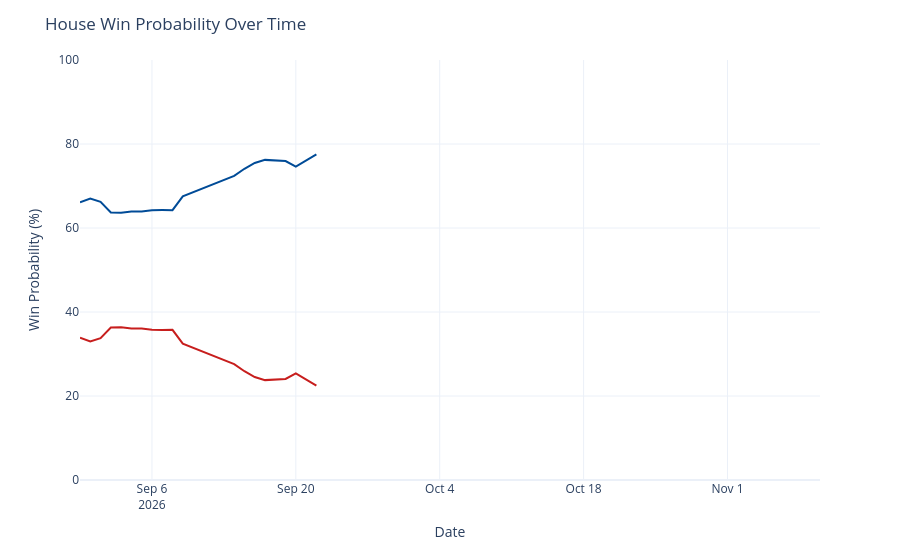

Notebook cell for this chart:
### Code cell
chance_over_time = output_ts[(output_ts['geo'] == 'US House') &
                             (output_ts['type'] == 'chance')]
chance_over_time['rep_chance'] = chance_over_time['y'].map(lambda x: 100 - x)
chance_over_time = chance_over_time.rename({'y': 'Democrats', 'rep_chance': 'Republicans'}, axis=1)
chance_time_ser = px.line(chance_over_time, x='date', y=['Democrats', 'Republicans'], template='plotly_white',
                         color_discrete_map={'Democrats': '#004b97', 'Republicans': '#c71e1d'},)
chance_time_ser.update_traces(hovertemplate="%{y:.1f}%")
chance_time_ser.update_layout(
    xaxis=dict(range=[pd.to_datetime('2026-08-30'), pd.to_datetime('2026-11-10')]),
    yaxis=dict(range=[0, 100]),
    xaxis_title='Date',
    yaxis_title='Win Probability (%)',
    title=dict(text="House Win Probability Over Time"),
    hovermode="x",
    showlegend=False
)
chance_time_ser

### Figure 1 — Plotly figure (JSON) as saved in the notebook; plotly's stock layout.template omitted (floating-point values rounded to 4 significant figures)
{"data": [{"hovertemplate": "%{y:.1f}%", "legendgroup": "Democrats", "line": {"color": "#004b97", "dash": "solid"}, "marker": {"symbol": "circle"}, "mode": "lines", "name": "Democrats", "orientation": "v", "showlegend": true, "type": "scatter", "x": ["2026-08-30", "2026-08-31", "2026-09-01", "2026-09-02", "2026-09-03", "2026-09-04", "2026-09-05", "2026-09-06", "2026-09-07", "2026-09-08", "2026-09-09", "2026-09-14", "2026-09-15", "2026-09-16", "2026-09-17", "2026-09-18", "2026-09-19", "2026-09-20", "2026-09-21", "2026-09-22"], "xaxis": "x", "y": [66.12, 67.02, 66.25, 63.69, 63.65, 63.91, 63.91, 64.23, 64.27, 64.25, 67.54, 72.39, 74.1, 75.49, 76.22, 76.08, 75.94, 74.59, 76.12, 77.51], "yaxis": "y"}, {"hovertemplate": "%{y:.1f}%", "legendgroup": "Republicans", "line": {"color": "#c71e1d", "dash": "solid"}, "marker": {"symbol": "circle"}, "mode": "lines", "name": "Republicans", "orientation": "v", "showlegend": true, "type": "scatter", "x": ["2026-08-30", "2026-08-31", "2026-09-01", "2026-09-02", "2026-09-03", "2026-09-04", "2026-09-05", "2026-09-06", "2026-09-07", "2026-09-08", "2026-09-09", "2026-09-14", "2026-09-15", "2026-09-16", "2026-09-17", "2026-09-18", "2026-09-19", "2026-09-20", "2026-09-21", "2026-09-22"], "xaxis": "x", "y": [33.88, 32.98, 33.75, 36.31, 36.35, 36.09, 36.09, 35.77, 35.73, 35.75, 32.46, 27.61, 25.9, 24.51, 23.78, 23.92, 24.06, 25.41, 23.88, 22.49], "yaxis": "y"}], "layout": {"hovermode": "x", "legend": {"title": {"text": "variable"}, "tracegroupgap": 0}, "margin": {"t": 60}, "showlegend": false, "title": {"text": "House Win Probability Over Time"}, "xaxis": {"anchor": "y", "domain": [0, 1], "range": ["2026-08-30T00:00:00", "2026-11-10T00:00:00"], "title": {"text": "Date"}}, "yaxis": {"anchor": "x", "domain": [0, 1], "range": [0, 100], "title": {"text": "Win Probability (%)"}}}}
